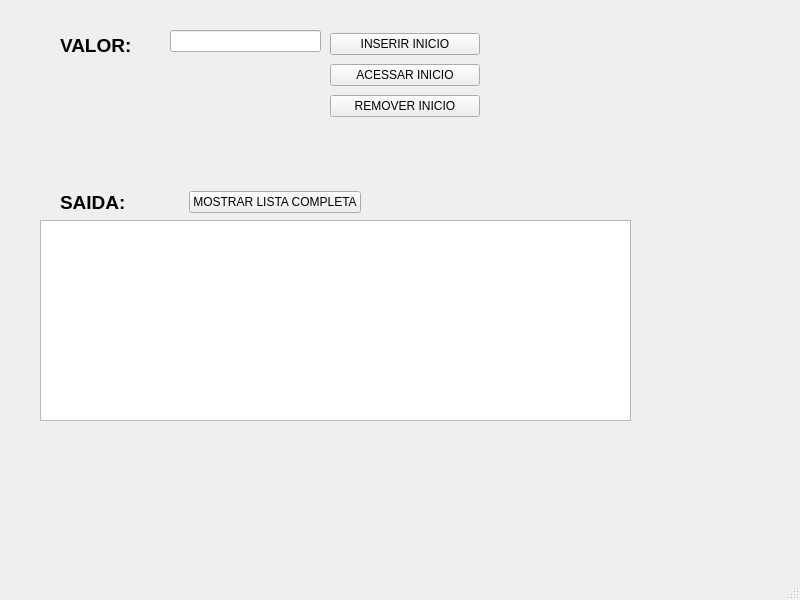
<?xml version="1.0" encoding="UTF-8"?>
<ui version="4.0">
 <class>MainWindow</class>
 <widget class="QMainWindow" name="MainWindow">
  <property name="geometry">
   <rect>
    <x>0</x>
    <y>0</y>
    <width>800</width>
    <height>600</height>
   </rect>
  </property>
  <property name="windowTitle">
   <string>MainWindow</string>
  </property>
  <widget class="QWidget" name="centralwidget">
   <widget class="QTextEdit" name="textEditSaida">
    <property name="geometry">
     <rect>
      <x>40</x>
      <y>220</y>
      <width>591</width>
      <height>201</height>
     </rect>
    </property>
   </widget>
   <widget class="QLabel" name="label">
    <property name="geometry">
     <rect>
      <x>60</x>
      <y>30</y>
      <width>71</width>
      <height>31</height>
     </rect>
    </property>
    <property name="font">
     <font>
      <pointsize>14</pointsize>
     </font>
    </property>
    <property name="text">
     <string>&lt;html&gt;&lt;head/&gt;&lt;body&gt;&lt;p&gt;&lt;span style=&quot; font-weight:700;&quot;&gt;VALOR:&lt;/span&gt;&lt;/p&gt;&lt;/body&gt;&lt;/html&gt;</string>
    </property>
   </widget>
   <widget class="QLineEdit" name="lineEditInserirElemento">
    <property name="geometry">
     <rect>
      <x>170</x>
      <y>30</y>
      <width>151</width>
      <height>22</height>
     </rect>
    </property>
   </widget>
   <widget class="QWidget" name="">
    <property name="geometry">
     <rect>
      <x>330</x>
      <y>30</y>
      <width>150</width>
      <height>91</height>
     </rect>
    </property>
    <layout class="QVBoxLayout" name="verticalLayout">
     <item>
      <widget class="QPushButton" name="pushButtonInserirInicio">
       <property name="text">
        <string>INSERIR INICIO</string>
       </property>
      </widget>
     </item>
     <item>
      <widget class="QPushButton" name="pushButtonAcessarInicio">
       <property name="text">
        <string>ACESSAR INICIO</string>
       </property>
      </widget>
     </item>
     <item>
      <widget class="QPushButton" name="pushButtonRemover">
       <property name="text">
        <string>REMOVER INICIO</string>
       </property>
      </widget>
     </item>
    </layout>
   </widget>
   <widget class="QWidget" name="">
    <property name="geometry">
     <rect>
      <x>60</x>
      <y>190</y>
      <width>301</width>
      <height>25</height>
     </rect>
    </property>
    <layout class="QHBoxLayout" name="horizontalLayout">
     <item>
      <widget class="QLabel" name="label_2">
       <property name="font">
        <font>
         <pointsize>14</pointsize>
        </font>
       </property>
       <property name="text">
        <string>&lt;html&gt;&lt;head/&gt;&lt;body&gt;&lt;p&gt;&lt;span style=&quot; font-weight:700;&quot;&gt;SAIDA:&lt;/span&gt;&lt;/p&gt;&lt;/body&gt;&lt;/html&gt;</string>
       </property>
      </widget>
     </item>
     <item>
      <widget class="QPushButton" name="pushButtonMostrarLista">
       <property name="text">
        <string>MOSTRAR LISTA COMPLETA</string>
       </property>
      </widget>
     </item>
    </layout>
   </widget>
  </widget>
  <widget class="QMenuBar" name="menubar">
   <property name="geometry">
    <rect>
     <x>0</x>
     <y>0</y>
     <width>800</width>
     <height>20</height>
    </rect>
   </property>
  </widget>
  <widget class="QStatusBar" name="statusbar"/>
 </widget>
 <resources/>
 <connections/>
</ui>
